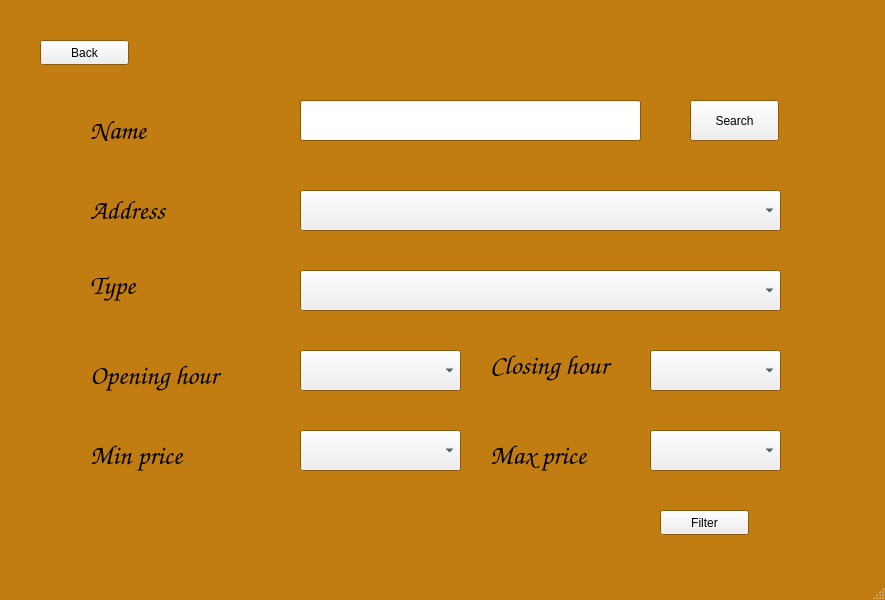
<?xml version="1.0" encoding="UTF-8"?>
<ui version="4.0">
 <class>MainWindow</class>
 <widget class="QMainWindow" name="MainWindow">
  <property name="geometry">
   <rect>
    <x>0</x>
    <y>0</y>
    <width>885</width>
    <height>600</height>
   </rect>
  </property>
  <property name="palette">
   <palette>
    <active>
     <colorrole role="Base">
      <brush brushstyle="SolidPattern">
       <color alpha="255">
        <red>255</red>
        <green>255</green>
        <blue>255</blue>
       </color>
      </brush>
     </colorrole>
     <colorrole role="Window">
      <brush brushstyle="SolidPattern">
       <color alpha="255">
        <red>193</red>
        <green>125</green>
        <blue>17</blue>
       </color>
      </brush>
     </colorrole>
    </active>
    <inactive>
     <colorrole role="Base">
      <brush brushstyle="SolidPattern">
       <color alpha="255">
        <red>255</red>
        <green>255</green>
        <blue>255</blue>
       </color>
      </brush>
     </colorrole>
     <colorrole role="Window">
      <brush brushstyle="SolidPattern">
       <color alpha="255">
        <red>193</red>
        <green>125</green>
        <blue>17</blue>
       </color>
      </brush>
     </colorrole>
    </inactive>
    <disabled>
     <colorrole role="Base">
      <brush brushstyle="SolidPattern">
       <color alpha="255">
        <red>193</red>
        <green>125</green>
        <blue>17</blue>
       </color>
      </brush>
     </colorrole>
     <colorrole role="Window">
      <brush brushstyle="SolidPattern">
       <color alpha="255">
        <red>193</red>
        <green>125</green>
        <blue>17</blue>
       </color>
      </brush>
     </colorrole>
    </disabled>
   </palette>
  </property>
  <property name="windowTitle">
   <string>MainWindow</string>
  </property>
  <widget class="QWidget" name="centralwidget">
   <widget class="QLabel" name="label">
    <property name="geometry">
     <rect>
      <x>0</x>
      <y>0</y>
      <width>891</width>
      <height>601</height>
     </rect>
    </property>
    <property name="baseSize">
     <size>
      <width>0</width>
      <height>0</height>
     </size>
    </property>
    <property name="palette">
     <palette>
      <active>
       <colorrole role="Base">
        <brush brushstyle="SolidPattern">
         <color alpha="255">
          <red>255</red>
          <green>255</green>
          <blue>255</blue>
         </color>
        </brush>
       </colorrole>
       <colorrole role="Window">
        <brush brushstyle="SolidPattern">
         <color alpha="255">
          <red>255</red>
          <green>255</green>
          <blue>255</blue>
         </color>
        </brush>
       </colorrole>
      </active>
      <inactive>
       <colorrole role="Base">
        <brush brushstyle="SolidPattern">
         <color alpha="255">
          <red>255</red>
          <green>255</green>
          <blue>255</blue>
         </color>
        </brush>
       </colorrole>
       <colorrole role="Window">
        <brush brushstyle="SolidPattern">
         <color alpha="255">
          <red>255</red>
          <green>255</green>
          <blue>255</blue>
         </color>
        </brush>
       </colorrole>
      </inactive>
      <disabled>
       <colorrole role="Base">
        <brush brushstyle="SolidPattern">
         <color alpha="255">
          <red>255</red>
          <green>255</green>
          <blue>255</blue>
         </color>
        </brush>
       </colorrole>
       <colorrole role="Window">
        <brush brushstyle="SolidPattern">
         <color alpha="255">
          <red>255</red>
          <green>255</green>
          <blue>255</blue>
         </color>
        </brush>
       </colorrole>
      </disabled>
     </palette>
    </property>
    <property name="text">
     <string/>
    </property>
    <property name="pixmap">
     <pixmap>../Images/sight.jpg</pixmap>
    </property>
   </widget>
   <widget class="QComboBox" name="comboBox_2">
    <property name="geometry">
     <rect>
      <x>300</x>
      <y>190</y>
      <width>481</width>
      <height>41</height>
     </rect>
    </property>
    <property name="currentText">
     <string/>
    </property>
   </widget>
   <widget class="QComboBox" name="comboBox_3">
    <property name="geometry">
     <rect>
      <x>300</x>
      <y>270</y>
      <width>481</width>
      <height>41</height>
     </rect>
    </property>
   </widget>
   <widget class="QComboBox" name="comboBox_4">
    <property name="geometry">
     <rect>
      <x>300</x>
      <y>350</y>
      <width>161</width>
      <height>41</height>
     </rect>
    </property>
   </widget>
   <widget class="QComboBox" name="comboBox_5">
    <property name="geometry">
     <rect>
      <x>300</x>
      <y>430</y>
      <width>161</width>
      <height>41</height>
     </rect>
    </property>
   </widget>
   <widget class="QLabel" name="label_2">
    <property name="geometry">
     <rect>
      <x>90</x>
      <y>120</y>
      <width>141</width>
      <height>21</height>
     </rect>
    </property>
    <property name="font">
     <font>
      <family>URW Chancery L</family>
      <pointsize>20</pointsize>
      <italic>true</italic>
     </font>
    </property>
    <property name="text">
     <string>Name</string>
    </property>
   </widget>
   <widget class="QLabel" name="label_3">
    <property name="geometry">
     <rect>
      <x>90</x>
      <y>200</y>
      <width>141</width>
      <height>21</height>
     </rect>
    </property>
    <property name="font">
     <font>
      <family>URW Chancery L</family>
      <pointsize>20</pointsize>
      <italic>true</italic>
     </font>
    </property>
    <property name="text">
     <string>Address</string>
    </property>
   </widget>
   <widget class="QLabel" name="label_4">
    <property name="geometry">
     <rect>
      <x>90</x>
      <y>270</y>
      <width>141</width>
      <height>31</height>
     </rect>
    </property>
    <property name="font">
     <font>
      <family>URW Chancery L</family>
      <pointsize>20</pointsize>
      <italic>true</italic>
     </font>
    </property>
    <property name="text">
     <string>Type</string>
    </property>
   </widget>
   <widget class="QLabel" name="label_5">
    <property name="geometry">
     <rect>
      <x>90</x>
      <y>360</y>
      <width>141</width>
      <height>31</height>
     </rect>
    </property>
    <property name="font">
     <font>
      <family>URW Chancery L</family>
      <pointsize>20</pointsize>
      <italic>true</italic>
     </font>
    </property>
    <property name="text">
     <string>Opening hour</string>
    </property>
   </widget>
   <widget class="QLabel" name="label_6">
    <property name="geometry">
     <rect>
      <x>90</x>
      <y>440</y>
      <width>141</width>
      <height>31</height>
     </rect>
    </property>
    <property name="font">
     <font>
      <family>URW Chancery L</family>
      <pointsize>20</pointsize>
      <italic>true</italic>
     </font>
    </property>
    <property name="text">
     <string>Min price</string>
    </property>
   </widget>
   <widget class="QPushButton" name="back">
    <property name="geometry">
     <rect>
      <x>40</x>
      <y>40</y>
      <width>89</width>
      <height>25</height>
     </rect>
    </property>
    <property name="text">
     <string>Back</string>
    </property>
   </widget>
   <widget class="QLineEdit" name="lineEdit">
    <property name="geometry">
     <rect>
      <x>300</x>
      <y>100</y>
      <width>341</width>
      <height>41</height>
     </rect>
    </property>
   </widget>
   <widget class="QPushButton" name="search">
    <property name="geometry">
     <rect>
      <x>690</x>
      <y>100</y>
      <width>89</width>
      <height>41</height>
     </rect>
    </property>
    <property name="text">
     <string>Search</string>
    </property>
   </widget>
   <widget class="QLabel" name="label_7">
    <property name="geometry">
     <rect>
      <x>490</x>
      <y>350</y>
      <width>151</width>
      <height>31</height>
     </rect>
    </property>
    <property name="font">
     <font>
      <family>URW Chancery L</family>
      <pointsize>20</pointsize>
      <italic>true</italic>
     </font>
    </property>
    <property name="text">
     <string>Closing hour</string>
    </property>
   </widget>
   <widget class="QComboBox" name="comboBox">
    <property name="geometry">
     <rect>
      <x>650</x>
      <y>350</y>
      <width>131</width>
      <height>41</height>
     </rect>
    </property>
   </widget>
   <widget class="QLabel" name="label_8">
    <property name="geometry">
     <rect>
      <x>490</x>
      <y>440</y>
      <width>141</width>
      <height>31</height>
     </rect>
    </property>
    <property name="font">
     <font>
      <family>URW Chancery L</family>
      <pointsize>20</pointsize>
      <italic>true</italic>
     </font>
    </property>
    <property name="text">
     <string>Max price</string>
    </property>
   </widget>
   <widget class="QComboBox" name="comboBox_6">
    <property name="geometry">
     <rect>
      <x>650</x>
      <y>430</y>
      <width>131</width>
      <height>41</height>
     </rect>
    </property>
   </widget>
   <widget class="QPushButton" name="filter">
    <property name="geometry">
     <rect>
      <x>660</x>
      <y>510</y>
      <width>89</width>
      <height>25</height>
     </rect>
    </property>
    <property name="text">
     <string>Filter</string>
    </property>
   </widget>
  </widget>
  <widget class="QStatusBar" name="statusbar"/>
 </widget>
 <resources/>
 <connections/>
</ui>
